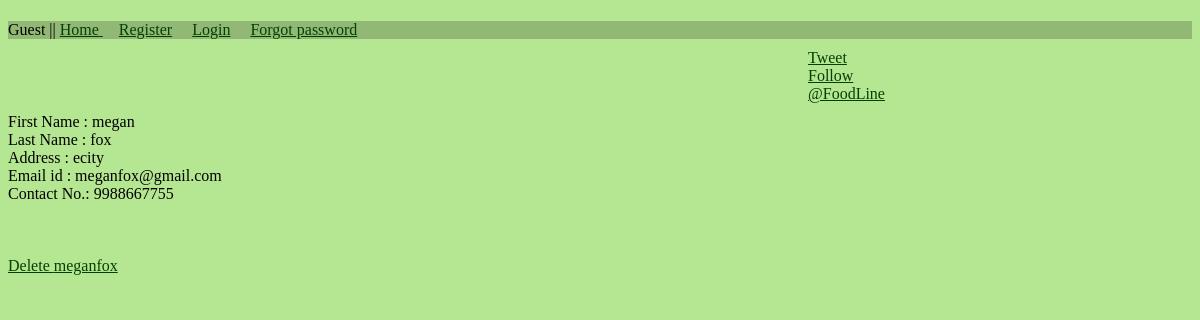
The app's page /foodline/customerdata/1/, older data.
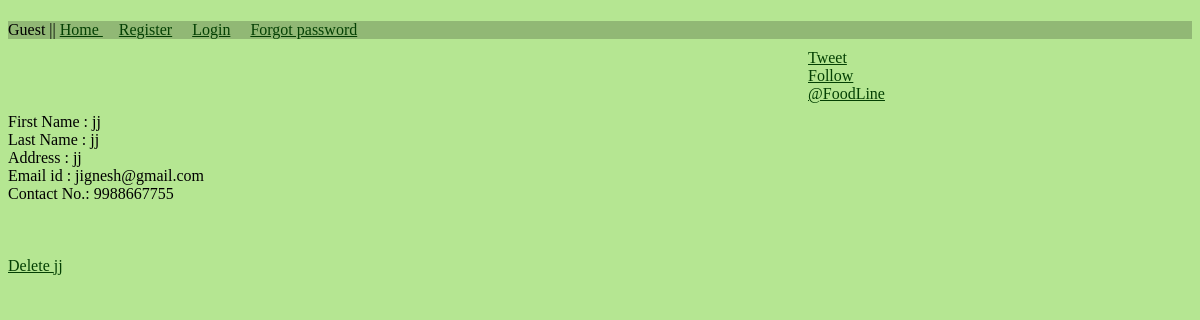
The same page, newer data.
### company/models.py (models this page shows)
class Customer(models.Model):
    customer=models.ForeignKey(User)
    contact_no=models.IntegerField(max_length = 10)
    address=models.TextField()

### company/views.py (the view)
# urls.py: url(r'^customerdata/(?P<d_id>\d+)/$',views.customer_details),
def customer_details(request,d_id):
    customer_data=Customer.objects.get(id = d_id)
    return render_to_response('cust_data.html',locals())

### templates/cust_data.html
{% extends "base.html" %}
{% block content %}
 First Name :      {{ customer_data.customer.first_name }} <br>
 Last Name  :      {{ customer_data.customer.last_name }} <br>
 Address :         {{ customer_data.address }} <br>
 Email id :        {{ customer_data.customer.email}}<br>
 Contact No.:      {{ customer_data.contact_no }} <br>
 <br><br><br>
 <a href ="/foodline/deletecustomer/{{ customer_data.id }}">Delete  {{ customer_data.customer.username }} </a>
{% endblock %}

Row changes from the older to the newer data that the page shows:
changed Customer: customer.first_name "megan" → "jj"; customer.last_name "fox" → "jj"; address "ecity" → "jj"; customer.email "meganfox@gmail.com" → "jignesh@gmail.com"; customer.username "meganfox" → "jj"
